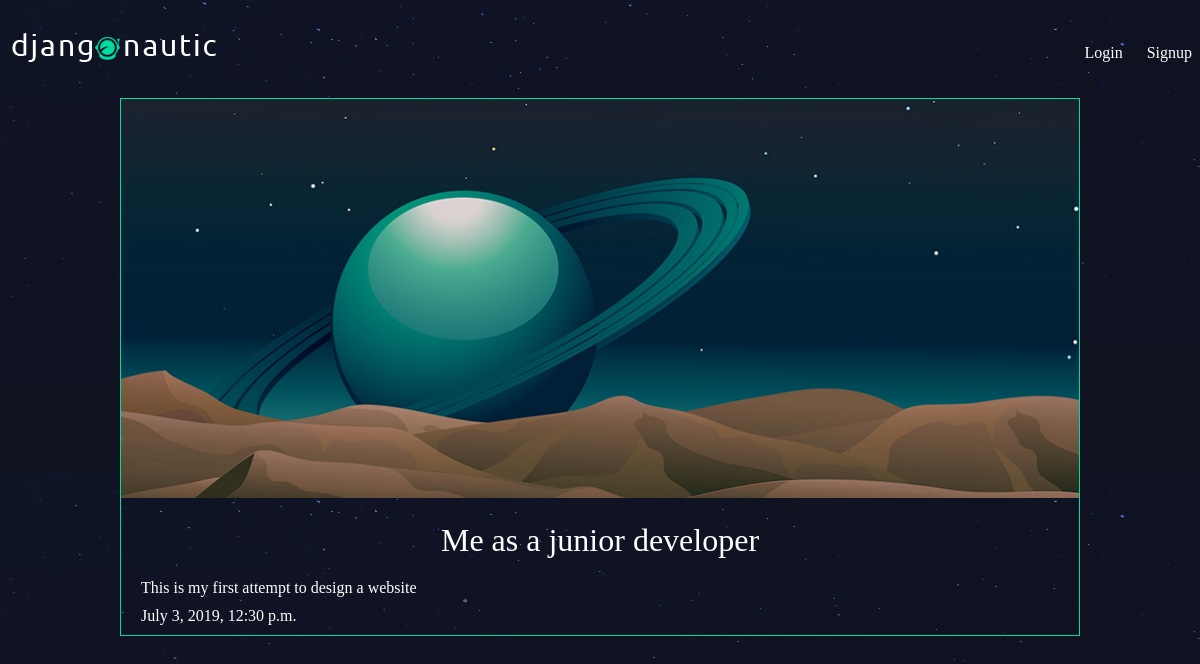
Page /articles/me-as-a-junior-developer/ on the committed database.
### articles/models.py (models this page shows, shortened)
class Article(models.Model):
    title = models.CharField(max_length = 100)
    slug = models.SlugField()
    body = models.TextField()
    date = models.DateTimeField(auto_now_add = True)
    thumb = models.ImageField(default='default.png', blank = True)
    author = models.ForeignKey(User, default = None)

### articles/views.py (the view)
# urls.py: url(r'^(?P<slug>[\w-]+)/$', views.article_detail, name = 'detail'),
def article_detail(request, slug):
    article = Article.objects.get(slug=slug)
    return render(request, 'articles/article_detail.html', { 'article': article })

### articles/templates/articles/article_detail.html
{% extends 'base_layout.html' %}
{% block content %}
<div class='article-detail'>
  <div class="article">
    <img src="{{ article.thumb.url }}"/>
    <h2>{{ article.title }}</h2>
    <p>{{ article.body }}</p>
    <p>{{ article.date }}</p>
  </div>
</div>
{% endblock %}

### assets/styles.css (style rules this page uses)
body { background-color: #0f121f; background-image: url(/static/stars.png); background-repeat-y: no-repeat; color: #fff; }
body * { font-family: Ubuntu; }
h1, h2, h3, h4, h5 { font-weight: normal; margin: 0; }
.article { padding: 10px; border: 1px solid #00dba0; position: relative; padding-bottom: 40px; }
.article h2 { font-size: 1.2em; }
.article-detail .article { padding: 0; }
.article-detail .article img { max-width: 100%; }
.article-detail .article h2 { text-align: center; margin: 20px auto; font-size: 2em }
.article-detail .article p { margin: 10px 20px }

### rows in the picture
Article: thumb (placeholder picture), title "Me as a junior developer", body "This is my first attempt to design a website", date "July 3, 2019, 12:30 p.m."
